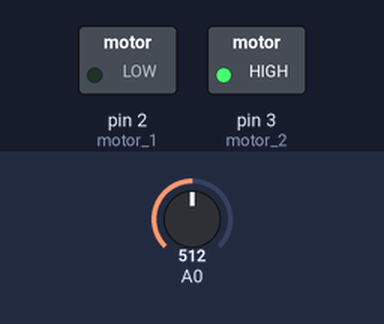
This sketch was run on a simulated Arduino Uno, built with avr-gcc and run on an emulated ATmega328P. On the bench: switched loads named in the sketch (green lamp = pin HIGH). Inputs (shaded band) come from the test bench; at power-on: A0 = 512.

Above: at 1.2 s.
1.3 s: A0 set to 488
At 2.5 s:
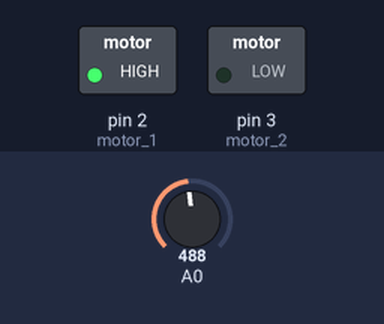
2.8 s: A0 set to 510
At 3.7 s:
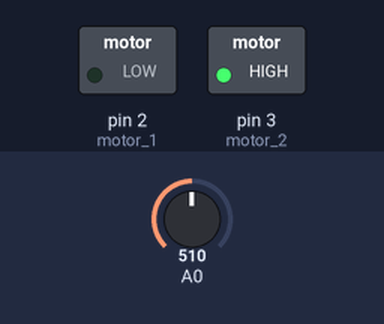
4.3 s: A0 set to 490
At 4.8 s:
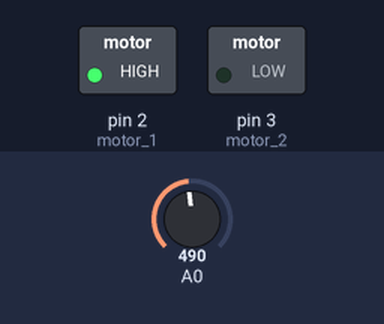
Timing chart, 0 to 7.3 s (numbered marks = the images above; inputs shaded):
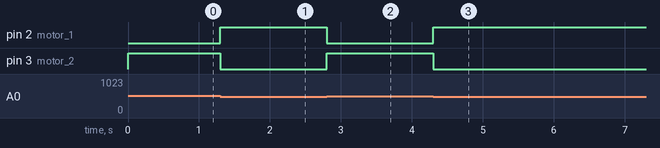

Measured:
- the behaviour switches between 501 and 500 on A0 (found by bisection; images 0 and 1)
- after the input at 1.3 s, pin 2 (motor_1): LOW → HIGH at once; pin 3 (motor_2): HIGH → LOW at once
- after the input at 2.8 s, pin 2 (motor_1): HIGH → LOW at once; pin 3 (motor_2): LOW → HIGH at once
- after the input at 4.3 s, pin 2 (motor_1): LOW → HIGH at once; pin 3 (motor_2): HIGH → LOW at once

The sketch:

motor_while.ino
```cpp
const int motor_1=2, motor_2=3;

void setup() {
  pinMode(motor_1, OUTPUT);
  pinMode(motor_2, OUTPUT);
}

void loop() {
  while(analogRead(A0) <= 500){
    digitalWrite(motor_1,HIGH);
    digitalWrite(motor_2,LOW);
  }

  while(analogRead(A0) > 500){
    digitalWrite(motor_2,HIGH);
    digitalWrite(motor_1,LOW);
  }
}
```
